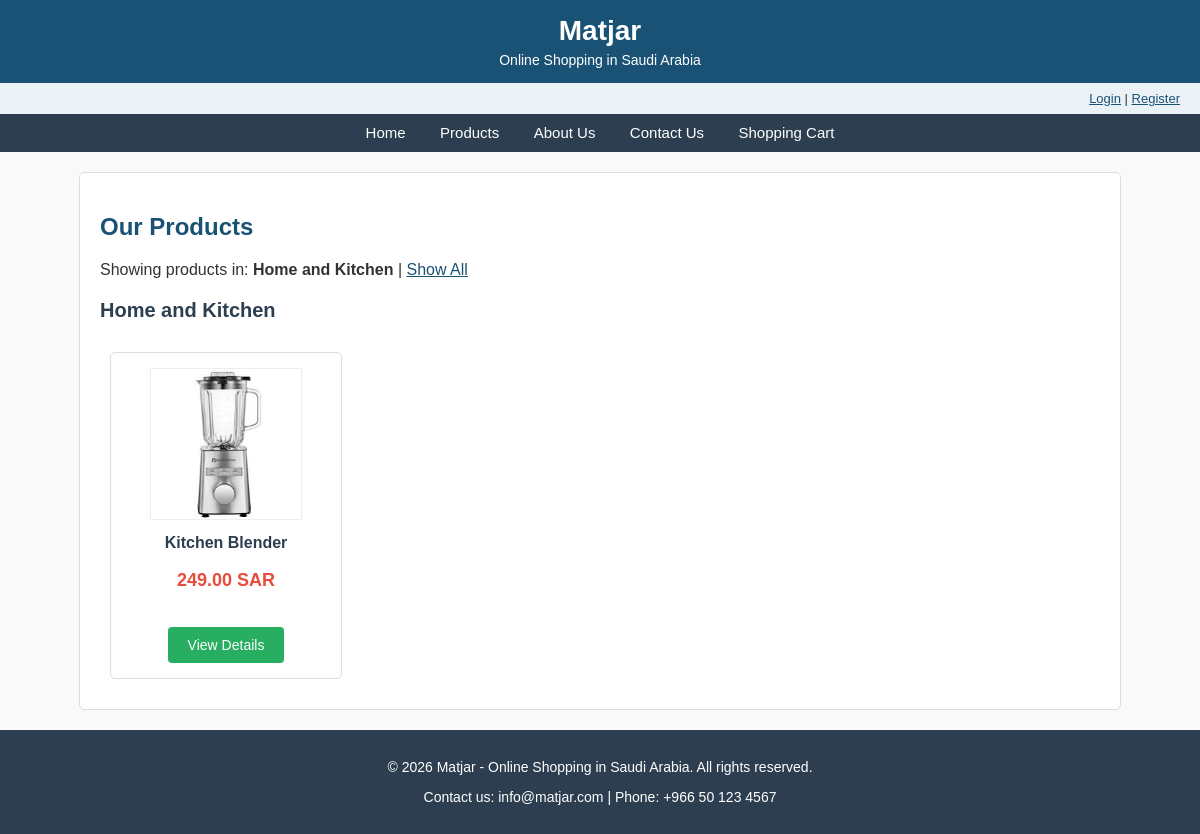
Page /products.php?category=Home+and+Kitchen on the committed database.
### tables this page shows
CREATE TABLE IF NOT EXISTS products (
    product_id INT AUTO_INCREMENT PRIMARY KEY,
    name VARCHAR(100) NOT NULL,
    category VARCHAR(50) NOT NULL,
    price DECIMAL(10,2) NOT NULL,
    description TEXT,
    image VARCHAR(100),
    specs TEXT
);

### dbcm.php (called while the page is built, shortened)
<?php
function h($text) {
    return htmlspecialchars((string)$text, ENT_QUOTES, 'UTF-8');
}
?>

### products.php (the view, shortened to what this page needs)
<?php
include 'dbcm.php';
?>
<!DOCTYPE html>
<html lang="en">
<head>
    <link rel="stylesheet" type="text/css" href="style.css">
</head>
<body>
    <header>
        <h1>Matjar</h1>
        <p>Online Shopping in Saudi Arabia</p>
    </header>
    <div class="user-bar">
        <?php
        if (isset($_SESSION['user'])) {
            echo "Welcome, " . h($_SESSION['user_name']) . " | ";
            echo "<a href='logout.php'>Logout</a>";
        } else {
            echo "<a href='login.php'>Login</a> | <a href='register.php'>Register</a>";
        }
        ?>
    </div>
    <nav>
        <a href="index.php">Home</a>
        <a href="products.php">Products</a>
        <a href="about.php">About Us</a>
        <a href="contact.php">Contact Us</a>
        <a href="cart.php">Shopping Cart</a>
    </nav>
    <div class="main-content">
        <h2>Our Products</h2>
        <?php
        if (isset($_GET['category'])) {
            $category = $_GET['category'];
            $stmt = $conn->prepare("SELECT * FROM products WHERE category = ? ORDER BY product_id");
            $stmt->bind_param("s", $category);
            echo "<p>Showing products in: <strong>" . h($category) . "</strong> | <a href='products.php'>Show All</a></p>";
        } else {
            $stmt = $conn->prepare("SELECT * FROM products ORDER BY category, product_id");
            echo "<p>Browse our wide selection of products.</p>";
        }
        $stmt->execute();
        $result = $stmt->get_result();
        if ($result->num_rows > 0) {
            $current_category = "";
            while ($row = $result->fetch_assoc()) {
                if ($row['category'] !== $current_category) {
                    $current_category = $row['category'];
                    echo "<h3>" . h($current_category) . "</h3>";
                }
        ?>
            <div class="product-card">
                <img src="images/<?php echo h($row['image']); ?>" alt="<?php echo h($row['name']); ?>" width="150" height="150">
                <h3><?php echo h($row['name']); ?></h3>
                <p class="price"><?php echo number_format($row['price'], 2); ?> SAR</p>
                <br>
                <a href="product_detail.php?id=<?php echo (int)$row['product_id']; ?>" class="btn">View Details</a>
            </div>
        <?php
            }
        } else {
            echo "<p>No products found.</p>";
        }
        ?>
    </div>
    <footer>
        <p>&copy; 2026 Matjar - Online Shopping in Saudi Arabia. All rights reserved.</p>
        <p>Contact us: info@matjar.com | Phone: +966 50 123 4567</p>
    </footer>
</body>
</html>

### style.css (style rules this page uses)
body { font-family: Arial, sans-serif; font-size: 16px; margin: 0; padding: 0; background-color: #f9f9f9; color: #333333; }
header { background-color: #1a5276; color: white; padding: 15px 20px; text-align: center; }
header h1 { margin: 0; font-size: 28px; }
header p { margin: 5px 0 0 0; font-size: 14px; }
nav { background-color: #2c3e50; padding: 10px 0; text-align: center; }
nav a { color: white; text-decoration: none; padding: 10px 15px; font-size: 15px; }
.main-content { max-width: 1000px; margin: 20px auto; padding: 20px; background-color: white; border: 1px solid #dddddd; border-radius: 5px; }
footer { background-color: #2c3e50; color: white; text-align: center; padding: 15px; margin-top: 20px; font-size: 14px; }
h2 { color: #1a5276; font-size: 24px; }
h3 { color: #2c3e50; font-size: 20px; }
a { color: #1a5276; }
.product-card { border: 1px solid #dddddd; padding: 15px; margin: 10px; text-align: center; background-color: #ffffff; border-radius: 5px; width: 200px; float: left; }
.product-card img { width: 150px; height: 150px; border: 1px solid #eeeeee; }
.product-card h3 { font-size: 16px; margin: 10px 0 5px 0; }
.product-card .price { color: #e74c3c; font-weight: bold; font-size: 18px; }
.btn { background-color: #27ae60; color: white; padding: 10px 20px; border: none; border-radius: 4px; cursor: pointer; font-size: 14px; text-decoration: none; display: inline-block; }
.user-bar { background-color: #eaf2f8; padding: 8px 20px; text-align: right; font-size: 13px; }

### rows in the picture
products: category "Home and Kitchen", image (picture), name "Kitchen Blender", price "249.00"

### other values in the picture
$category "Home and Kitchen"
